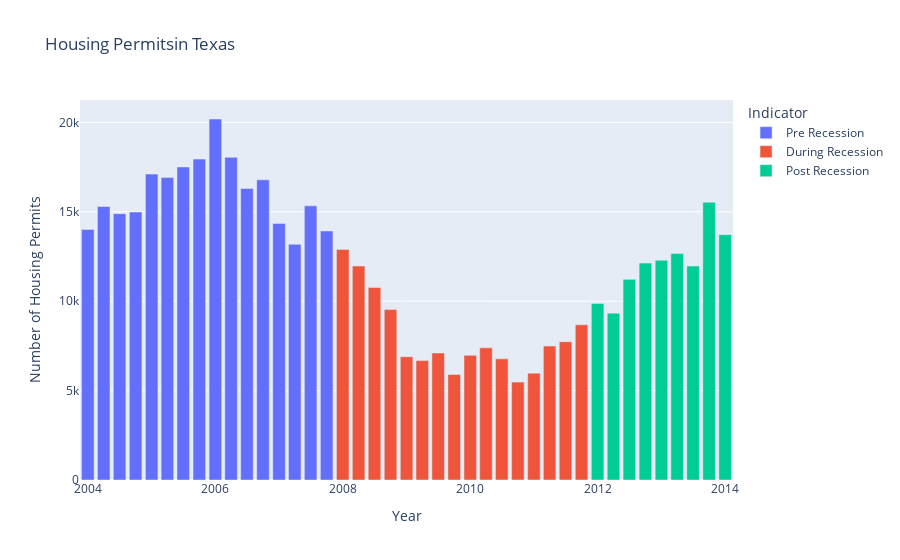

Notebook code for this chart:
### Code cell
bar_graph_house(housing_hpi_recess,
                'Texas',
                'Housing Permits',
                'observation_date',
                'Housing Values')

### Figure 1 — Plotly figure (JSON) as saved in the notebook; plotly's stock layout.template omitted (floating-point values rounded to 4 significant figures)
{"data": [{"alignmentgroup": "True", "hovertemplate": "Indicator=Pre Recession<br>observation_date=%{x}<br>Housing Values=%{y}<extra></extra>", "legendgroup": "Pre Recession", "marker": {"color": "#636efa", "pattern": {"shape": ""}}, "name": "Pre Recession", "offsetgroup": "Pre Recession", "orientation": "v", "showlegend": true, "textposition": "auto", "type": "bar", "x": ["2004-01-01T00:00:00", "2004-04-01T00:00:00", "2004-07-01T00:00:00", "2004-10-01T00:00:00", "2005-01-01T00:00:00", "2005-04-01T00:00:00", "2005-07-01T00:00:00", "2005-10-01T00:00:00", "2006-01-01T00:00:00", "2006-04-01T00:00:00", "2006-07-01T00:00:00", "2006-10-01T00:00:00", "2007-01-01T00:00:00", "2007-04-01T00:00:00", "2007-07-01T00:00:00", "2007-10-01T00:00:00"], "xaxis": "x", "y": [14010.0, 15300.0, 14890.0, 14990.0, 17110.0, 16910.0, 17510.0, 17950.0, 20190.0, 18040.0, 16310.0, 16790.0, 14350.0, 13180.0, 15330.0, 13930.0], "yaxis": "y"}, {"alignmentgroup": "True", "hovertemplate": "Indicator=During Recession<br>observation_date=%{x}<br>Housing Values=%{y}<extra></extra>", "legendgroup": "During Recession", "marker": {"color": "#EF553B", "pattern": {"shape": ""}}, "name": "During Recession", "offsetgroup": "During Recession", "orientation": "v", "showlegend": true, "textposition": "auto", "type": "bar", "x": ["2008-01-01T00:00:00", "2008-04-01T00:00:00", "2008-07-01T00:00:00", "2008-10-01T00:00:00", "2009-01-01T00:00:00", "2009-04-01T00:00:00", "2009-07-01T00:00:00", "2009-10-01T00:00:00", "2010-01-01T00:00:00", "2010-04-01T00:00:00", "2010-07-01T00:00:00", "2010-10-01T00:00:00", "2011-01-01T00:00:00", "2011-04-01T00:00:00", "2011-07-01T00:00:00", "2011-10-01T00:00:00"], "xaxis": "x", "y": [12900.0, 11970.0, 10770.0, 9532.0, 6892.0, 6679.0, 7107.0, 5898.0, 6971.0, 7390.0, 6778.0, 5475.0, 5977.0, 7489.0, 7736.0, 8678.0], "yaxis": "y"}, {"alignmentgroup": "True", "hovertemplate": "Indicator=Post Recession<br>observation_date=%{x}<br>Housing Values=%{y}<extra></extra>", "legendgroup": "Post Recession", "marker": {"color": "#00cc96", "pattern": {"shape": ""}}, "name": "Post Recession", "offsetgroup": "Post Recession", "orientation": "v", "showlegend": true, "textposition": "auto", "type": "bar", "x": ["2012-01-01T00:00:00", "2012-04-01T00:00:00", "2012-07-01T00:00:00", "2012-10-01T00:00:00", "2013-01-01T00:00:00", "2013-04-01T00:00:00", "2013-07-01T00:00:00", "2013-10-01T00:00:00", "2014-01-01T00:00:00"], "xaxis": "x", "y": [9877.0, 9331.0, 11220.0, 12130.0, 12290.0, 12670.0, 11970.0, 15540.0, 13720.0], "yaxis": "y"}], "layout": {"barmode": "relative", "legend": {"title": {"text": "Indicator"}, "tracegroupgap": 0}, "title": {"text": "Housing Permitsin Texas"}, "xaxis": {"anchor": "y", "domain": [0, 1], "title": {"text": "Year"}}, "yaxis": {"anchor": "x", "domain": [0, 1], "title": {"text": "Number of Housing Permits"}}}}
